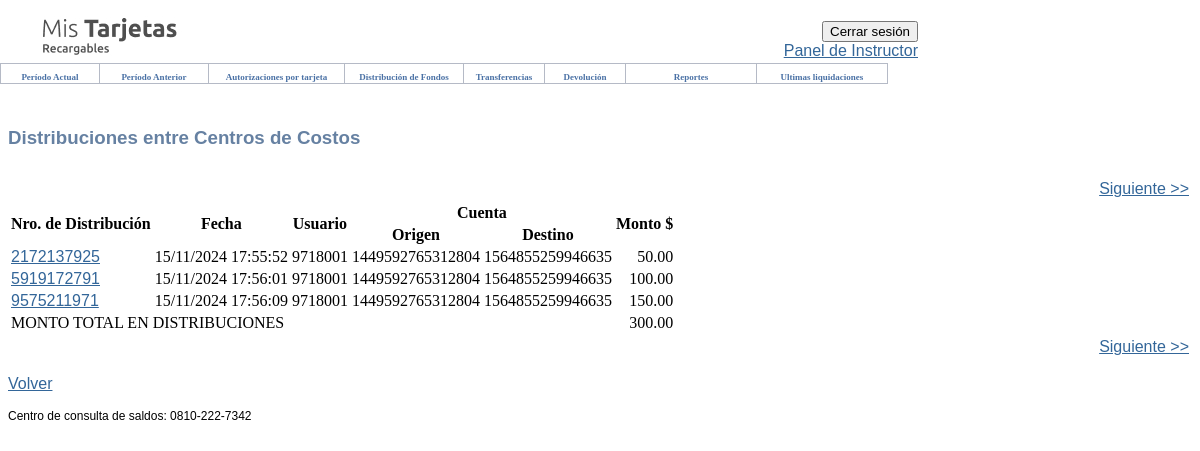
/costcenter/distribuciones/consulta/ (signed in), run on an earlier commit of the app's database.
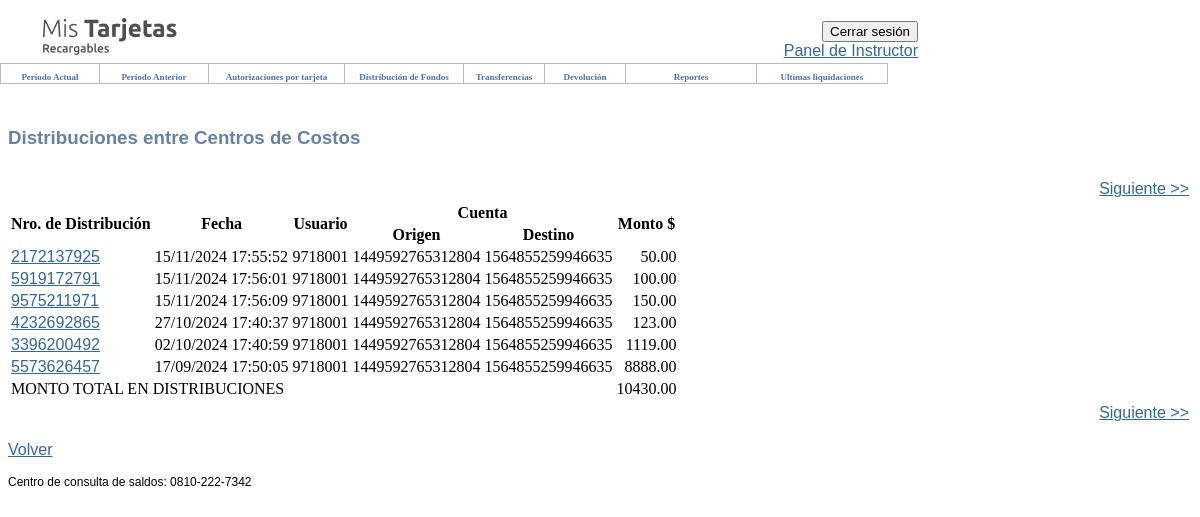
And on a later commit of the database.
### costcenter/models.py (models this page shows, shortened)
class Distribution(models.Model):
    id = models.BigIntegerField(primary_key=True, unique=True, editable=False)
    user = models.ForeignKey(User, on_delete=models.CASCADE)
    from_account = models.ForeignKey(Cards, on_delete=models.CASCADE, blank=True, null=True, related_name="from+")
    to_account = models.ForeignKey(Cards, on_delete=models.CASCADE, blank=True, null=True, related_name="to+")
    amount = models.DecimalField(max_digits=10, decimal_places=2, validators=[MinValueValidator(0)])
    distribution_date = models.DateTimeField()
    class Meta:
        verbose_name = "Distribución"
        verbose_name_plural = "Distribuciones"

class Cards(models.Model):
    user = models.ForeignKey(User, on_delete=models.CASCADE)
    is_costcenter = models.BooleanField(default=False)
    card_name = models.CharField(max_length=50)
    card_number = models.IntegerField(validators=[
                                                MinValueValidator(1000000000000000),
                                                MaxValueValidator(9999999999999999)
    ], unique=True)
    money = models.FloatField(default=0.0)
    class Meta:
        verbose_name = "Card"
        verbose_name_plural = "Cards"

### costcenter/views.py (the view, shortened to what this page needs)
# urls.py: path('distribuciones/consulta/', consulta_distribuciones, name='consulta_distribuciones'),
def consulta_distribuciones(request):
    distribuciones = Distribution.objects.all()
    usuario = request.user
    distribuciones = distribuciones.filter(user=usuario)
    total_monto = distribuciones.aggregate(total=Sum('amount'))['total'] or 0
    context = {
        'distribuciones': distribuciones,
        'total_monto': total_monto,
        'usuario_id': usuario.id,
    }
    return render(request, 'costcenter/distribuciones_realizadas_filtradas.html', context)

### templates/costcenter/distribuciones_realizadas_filtradas.html (shortened to what this page needs)
{% extends 'base.html' %}
{% block body %}
<link href="https://prismanet.prismamediosdepago.com/recargables/media/styles.css" rel="stylesheet" type="text/css">
<link href="https://prismanet.prismamediosdepago.com/recargables/media/TablasStyles.css" rel="stylesheet" type="text/css">
<div id="title">
        <h3>Distribuciones entre Centros de Costos</h3>
    </div>
    <div id="body">
        <table width="100%">
            <tr>
                <td>&nbsp;</td>
                <td align="right">&nbsp;
                    <a href="{% url 'consulta_distribuciones' %}?page=2" title="Siguiente">Siguiente &gt;&gt;</a>
                </td>
            </tr>
        </table>
        <table>
            <thead>
                <tr>
                    <th class="TablaHeader" rowspan="2">Nro. de Distribución</th>
                    <th class="TablaHeader" rowspan="2">Fecha</th>
                    <th class="TablaHeader" rowspan="2">Usuario</th>
                    <th class="TablaHeader" colspan="2">Cuenta</th>
                    <th class="TablaHeader" rowspan="2">Monto $</th>
                </tr>
                <tr>
                    <th class="TablaHeader">Origen</th>
                    <th class="TablaHeader">Destino</th>
                </tr>
            </thead>
            <tbody>
                {% for distribucion in distribuciones %}
                    <tr>
                        <td class="TablaRows2">
                            <a href="{% url 'detalle_distribucion' distribucion.id %}" title="Ver comprobante de la distribución {{ distribucion.id }}">
                                {{ distribucion.id }}
                            </a>
                        </td>
                        <td class="TablaRows" style="text-align: left;">
                            {{ distribucion.distribution_date|date:"d/m/Y H:i:s" }}
                        </td>
                        <td class="TablaRows" style="text-align: left;">
                                971800{{ usuario_id }}
                        </td>
                        <td class="TablaRows">{{ distribucion.from_account.card_number }}</td>
                        <td class="TablaRows">{{ distribucion.to_account.card_number }}</td>
                        <td align="right" class="TablaRows">{{ distribucion.amount|floatformat:2 }}</td>
                    </tr>
                {% empty %}
                    <tr>
                        <td colspan="6" class="TablaRows" style="text-align: center;">No hay distribuciones encontradas.</td>
                    </tr>
                {% endfor %}
                <tr>
                    <td class="TablaRows2" colspan="5">MONTO TOTAL EN DISTRIBUCIONES</td>
                    <td align="right" class="TablaRows">{{ total_monto|floatformat:2 }}</td>
                </tr>
            </tbody>
        </table>
        <table width="100%">
            <tr>
                <td>&nbsp;</td>
                <td align="right">&nbsp;
                    <a href="{% url 'consulta_distribuciones' %}?page=2" title="Siguiente">Siguiente &gt;&gt;</a>
                </td>
            </tr>
        </table>
    </div>
    <div id="foot">
        <p><a href="{% url 'consulta_distribuciones' %}">Volver</a></p>
        <p class="TextoBaseChico">Centro de consulta de saldos: 0810-222-7342</p>
    </div>
{% endblock %}

### templates/base.html (shortened to what this page needs)
<!DOCTYPE HTML PUBLIC "-//W3C//DTD HTML 4.0//EN" "http://www.w3.org/TR/WD-html-in-xml/DTD/xhtml1-strict.dtd">{% load static %}
<HTML><HEAD><LINK href="{% static 'media/styles.css' %}" rel="stylesheet" type="text/css">
<SCRIPT language="javascript1.2" src="{% static 'media/style.js' %}" type="text/javascript"></SCRIPT></HEAD>
<BODY lang="es"> <SCRIPT language="javascript1.2" src="{% static 'media/menu.js' %}" type="text/javascript"></SCRIPT>
	<table border="0" cellpadding="0" cellspacing="0" height="80" width="910">
		<tr>
			<td background="{% static 'media/encabezado.jpg' %}" height="64">
				<table border="0" cellpadding="0" cellspacing="0" height="18" valign="center" width="910">
					<tr>
						<td align="right" valign="bottom" width="22">
							{% if request.user.is_authenticated and request.user.is_staff %}
							<div>
								<a href="/costcenter/admin_panel/" class="btn btn-secondary btn-sm">Panel de Instructor
								</a>
							</div>
							{% endif %}
						</td>
						<div style="float: right;">
							<form action="{% url 'logout' %}" method="post" style="display: inline;">
								<button type="submit" class="btn btn-danger btn-sm">Cerrar sesión</button>
							</form>
						</div>
					</tr>
				</table>
			</td>
		</tr>
		<tr>
			<td bgcolor="#FFFFFF">
				<div align="center">&nbsp;</div>
			</td>
		</tr>
	</table>
	<br>
{% block body %}
{% endblock %}
</BODY></HTML>

### static/media/styles.css (style rules this page uses)
a:link { font-family: Tahoma, Verdana, Arial, Helvetica, sans-serif; color: #336699; text-decoration: underline }
.TextoBaseChico { font-family: Tahoma, Verdana, Arial, Helvetica; font-size: 12px }

### templates/costcenter/distribuciones_realizadas_filtradas.html (style rules this page uses)
#body { background-repeat : repeat; background-attachment : fixed; background-color : #FFFFFF; }
#title { padding-bottom:10px; color : #6681a2; font-family : Arial, sans-serif; }

What changed in the data, as far as the page shows it:
added Distribution: id "4232692865", distribution_date "27/10/2024 17:40:37", usuario_id "1", from_account.card_number "1449592765312804", to_account.card_number "1564855259946635", amount "123.00"
added Distribution: id "3396200492", distribution_date "02/10/2024 17:40:59", usuario_id "1", from_account.card_number "1449592765312804", to_account.card_number "1564855259946635", amount "1119.00"
added Distribution: id "5573626457", distribution_date "17/09/2024 17:50:05", usuario_id "1", from_account.card_number "1449592765312804", to_account.card_number "1564855259946635", amount "8888.00"
Also different on the page:
{{ total_monto|floatformat:2 }}: "300.00" → "10430.00"
